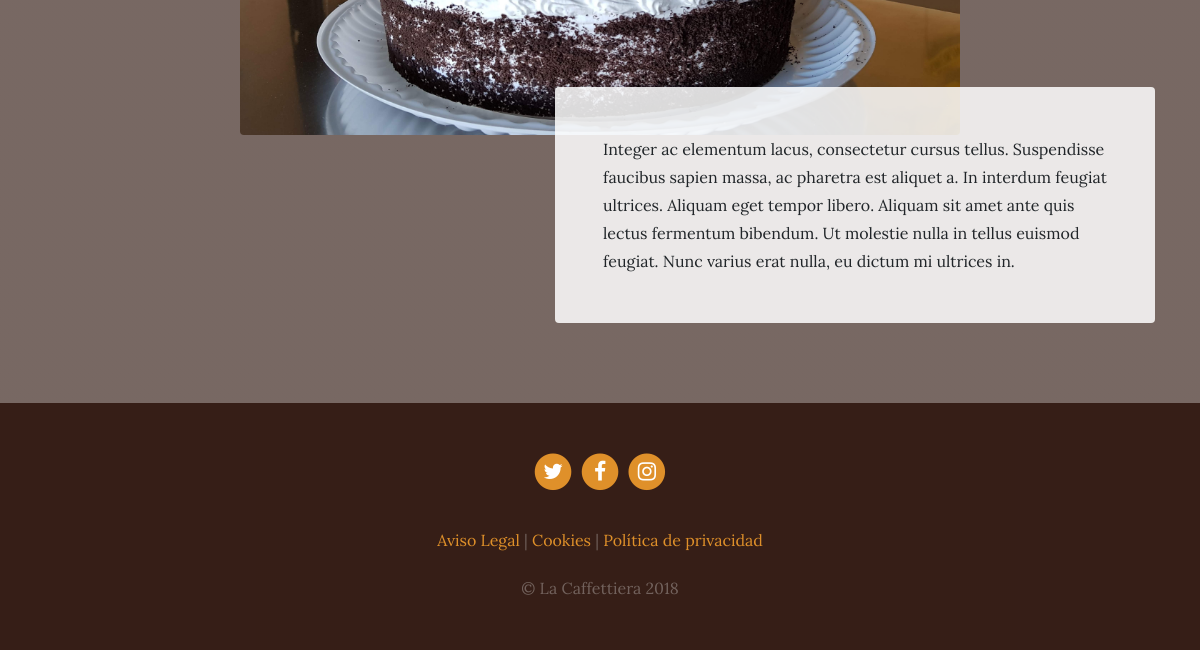
/services/ (lower part), run on an earlier commit of the app's database.
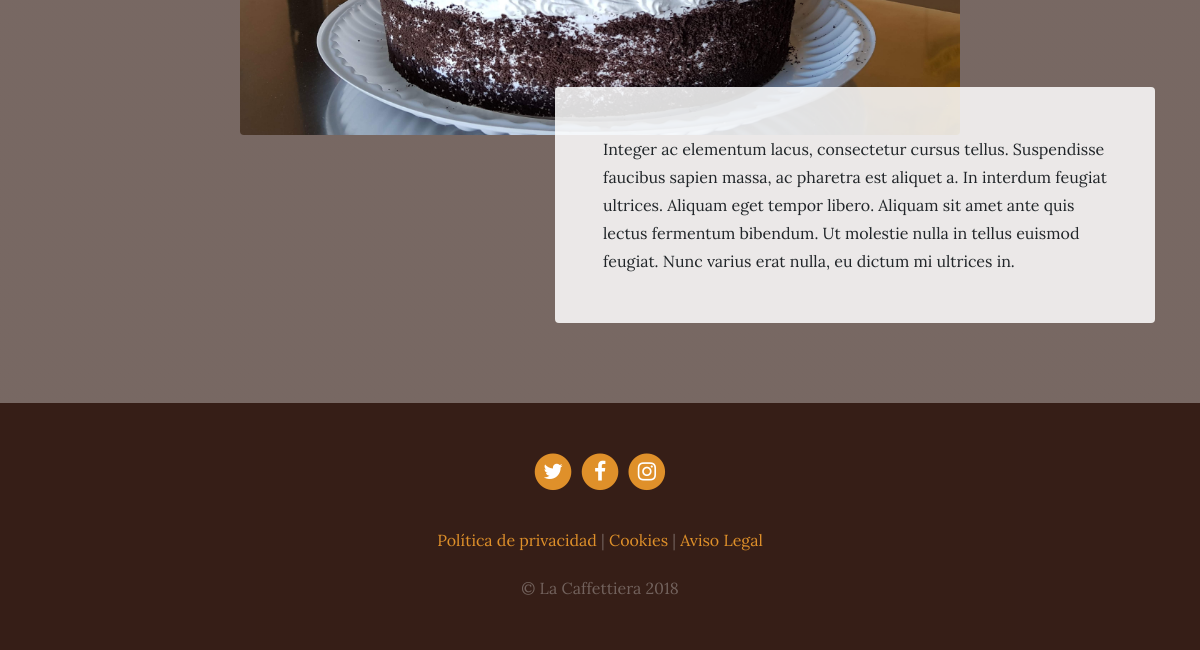
And on a later commit of the database.
### services/models.py (models this page shows, shortened)
class Service(models.Model):
    title = models.CharField(max_length=200, verbose_name="Título")
    subtitle = models.CharField(max_length=200, verbose_name="Subtítulo")
    content = models.TextField(verbose_name="Contenido")
    image = models.ImageField(verbose_name="Imagen", upload_to="services")
    created = models.DateTimeField(auto_now_add=True, verbose_name="Fecha de creación")
    updated = models.DateTimeField(auto_now=True, verbose_name="Fecha de edición")
    class Meta:
        verbose_name = "servicio"
        verbose_name_plural = "servicios"
        ordering = ['-created']

### pages/models.py (models this page shows, shortened)
class Page(models.Model):
    title = models.CharField(verbose_name="Título", max_length=200)
    content = RichTextField(verbose_name="Contenido")
    order = models.SmallIntegerField(verbose_name="Orden", default=0)
    created = models.DateTimeField(auto_now_add=True, verbose_name="Fecha de creación")
    updated = models.DateTimeField(auto_now=True, verbose_name="Fecha de edición")
    class Meta:
        verbose_name = "página"
        verbose_name_plural = "páginas"
        ordering = ['order','title']

### services/views.py (the view)
# urls.py: path('', views.services, name="services"),
def services(request):
    services = Service.objects.all()
    return render(request, "services/services.html",{'services':services})

### pages/templatetags/pages_extras.py (called while the page is built)
@register.simple_tag
def get_page_list():
    pages = Page.objects.all()
    return pages

### social/processors.py (called while the page is built)
def ctx_dict(request):
    ctx = {}
    links = Link.objects.all()
    for link in links:
        ctx[link.key] = link.url
    return ctx

### services/templates/services/services.html (shortened to what this page needs)
{% extends 'core/base.html' %}
{% load static %}
{% block content %}
{% for service in services reversed %}
    <section class="page-section">
      <div class="container">
        <div class="product-item">
          <img class="product-item-img mx-auto d-flex rounded img-fluid mb-3 mb-lg-0" src="{{service.image.url}}" alt="">
          <div class="product-item-description d-flex ml-auto">
            <div class="bg-faded p-5 rounded">
              <p class="mb-0">{{service.content}}</p>
            </div>
          </div>
        </div>
      </div>
    </section>
{% endfor %}
{% endblock %}

### core/templates/core/base.html (shortened to what this page needs)
<!DOCTYPE html>
<html lang="es">
  <head>
    {% load static %}
    <link href="{% static 'core/vendor/bootstrap/css/bootstrap.min.css' %}" rel="stylesheet">
    <link href="{% static 'core/vendor/font-awesome/css/font-awesome.min.css' %}" rel="stylesheet" type="text/css">
    <link href="{% static 'core/css/business-casual.css' %}" rel="stylesheet">
  </head>
  <body>
    {% block content %} {% endblock %}
    <footer class="footer text-faded text-center py-5">
      <div class="container">
        <p class="m-0">
          {% if LINK_TWITTER %}
            <a href="{{LINK_TWITTER}}" class="link">
              <span class="fa-stack fa-lg">
                <i class="fa fa-circle fa-stack-2x"></i>
                <i class="fa fa-twitter fa-stack-1x fa-inverse"></i>
              </span>
            </a>
          {% endif %}
          {% if LINK_FACEBOOK %}
            <a href="{{LINK_FACEBOOK}}" class="link">
              <span class="fa-stack fa-lg">
                <i class="fa fa-circle fa-stack-2x"></i>
                <i class="fa fa-facebook fa-stack-1x fa-inverse"></i>
              </span>
            </a>
          {% endif %}
          {% if LINK_INSTAGRAM %}
            <a href="{{LINK_INSTAGRAM}}" class="link">
              <span class="fa-stack fa-lg">
                <i class="fa fa-circle fa-stack-2x"></i>
                <i class="fa fa-instagram fa-stack-1x fa-inverse"></i>
              </span>
            </a>
          {% endif %}
	      </p>
        <p class="m-0 mbt">
          {% load pages_extras %}
          {% get_page_list as page_list %}
          {% for page in page_list %}
            <a href="{% url 'page' page.id page.title|slugify %}" class="link">{{page.title}}</a>{% if not forloop.last %} | {% endif %}
          {% endfor %}
		    </p>
        <p class="m-0 mbt1">&copy; La Caffettiera 2018</p>
      </div>
	  </footer>
  </body>
</html>

### core/static/core/css/business-casual.css (style rules this page uses)
body { font-family: 'Lora'; background: linear-gradient(rgba(47, 23, 15, 0.65), rgba(47, 23, 15, 0.65)), url("../img/bg.jpg"); background-attachment: fixed; background-position: center; background-size: cover; }
p { line-height: 1.75; }
.text-faded { color: rgba(255, 255, 255, 0.3); }
.page-section { margin-top: 5rem; margin-bottom: 5rem; }
.bg-faded { background-color: rgba(255, 255, 255, 0.85); }
@media (min-width: 992px) { .product-item .product-item-img { position: relative; z-index: 0; max-width: 60vw; } }
@media (min-width: 992px) { .product-item .product-item-description { position: relative; z-index: 1; margin-top: -3rem; max-width: 50vw; } }
.footer { background-color: rgba(47, 23, 15, 0.9); }
.mbt { padding-top: 2rem; }
.mbt1 { padding-top: 1.25rem; }
a.link { color: #df902a; }

What changed in the data, as far as the page shows it:
changed Page "Política de privacidad": now shows "|"; moves up the list
changed Page "Cookies": moves down the list
changed Page "Aviso Legal": no longer shows "|"
